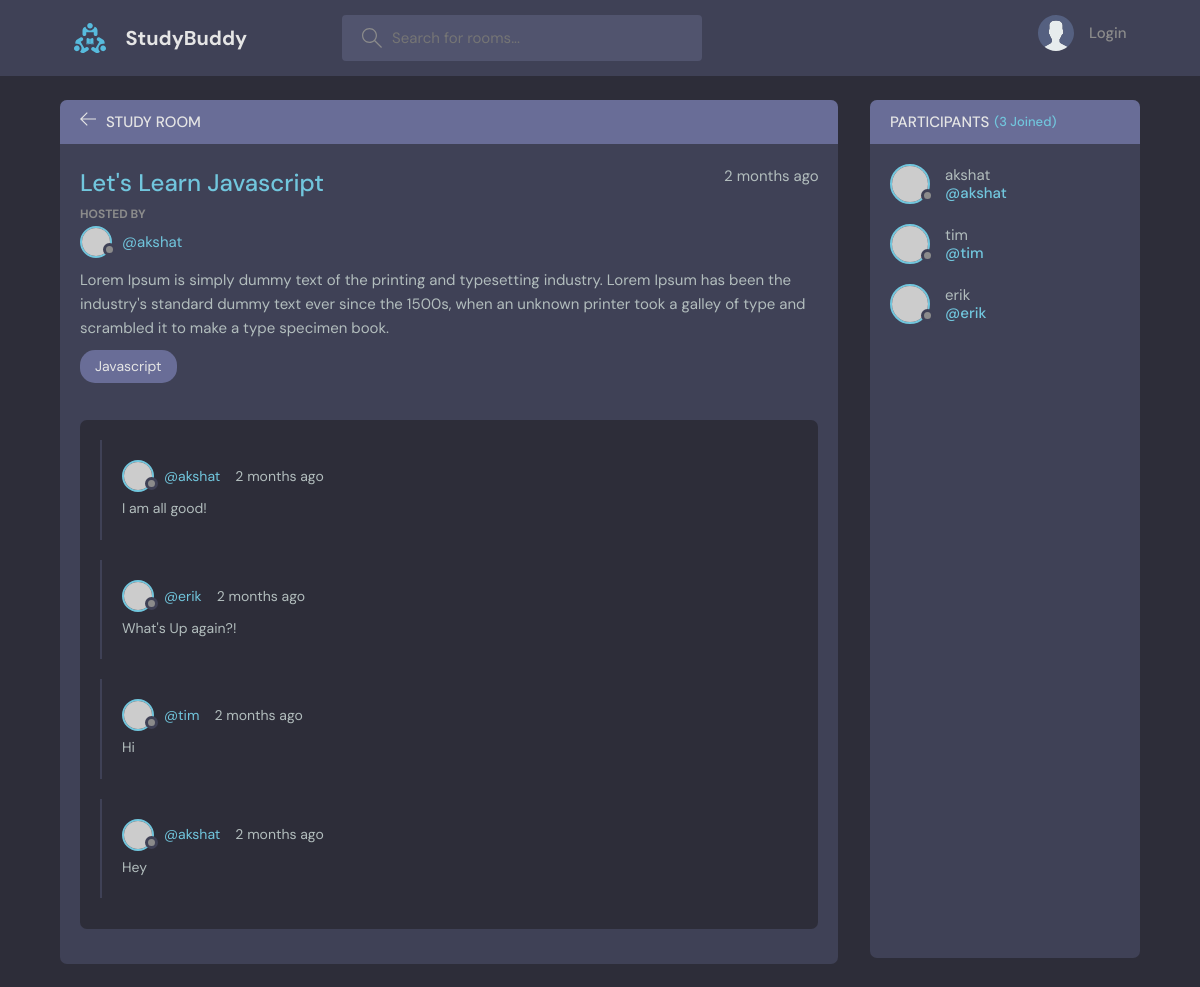
The page /room/1/ on the database its author committed.
### base/models.py (models this page shows, shortened)
class Room(models.Model):
    host = models.ForeignKey(User, on_delete=models.SET_NULL, null=True)
    topic = models.ForeignKey(Topic, on_delete=models.SET_NULL, null=True)
    name = models.CharField(max_length=200)
    description = models.TextField(null=True, blank = True)
    participants = models.ManyToManyField(User, related_name = 'participants')
    updated = models.DateTimeField(auto_now=True)
    created = models.DateTimeField(auto_now_add=True)
    class Meta:
        ordering = ['-updated','-created']
    def __str__(self):
        return self.name

class Topic(models.Model):
    name = models.CharField(max_length= 200)
    def __str__(self):
        return self.name

class Message(models.Model):
    user = models.ForeignKey(User, on_delete=models.CASCADE)
    room = models.ForeignKey(Room, on_delete=models.CASCADE)
    body = models.TextField()
    updated = models.DateTimeField(auto_now=True)
    created = models.DateTimeField(auto_now_add=True)
    class Meta:
        ordering = ['-updated','-created']

### base/views.py (the view, shortened to what this page needs)
# urls.py: path('room/<str:pk>/',views.room, name="room"),
def room(request,pk):
    room = Room.objects.get(id=pk)
    room_messages = room.message_set.all()
    participants = room.participants.all()
    context = {'room':room, 'room_messages': room_messages, 'participants': participants}
    return render(request, 'base/room.html',context)

### base/templates/base/room.html (shortened to what this page needs)
{% extends 'main.html'%}
{% block content %}
    <main class="profile-page layout layout--2">
      <div class="container">
        <div class="room">
          <div class="room__top">
            <div class="room__topLeft">
              <a href="{% url 'home' %}">
                <svg version="1.1" xmlns="http://www.w3.org/2000/svg" width="32" height="32" viewBox="0 0 32 32">
                  <title>arrow-left</title>
                  <path
                    d="M13.723 2.286l-13.723 13.714 13.719 13.714 1.616-1.611-10.96-10.96h27.625v-2.286h-27.625l10.965-10.965-1.616-1.607z"
                  ></path>
                </svg>
              </a>
              <h3>Study Room</h3>
            </div>
          </div>
          <div class="room__box scroll">
            <div class="room__header scroll">
              <div class="room__info">
                <h3>{{room}}</h3>
                <span>{{room.created|timesince}} ago</span>
              </div>
              <div class="room__hosted">
                <p>Hosted By</p>
                <a href="{% url 'user-profile' room.host.id %}" class="room__author">
                  <div class="avatar avatar--small">
                    <img src="https://randomuser.me/api/portraits/men/37.jpg" />
                  </div>
                  <span>@{{room.host}}</span>
                </a>
              </div>
              <div class="room__details">
                {{room.description}}
              </div>
              <span class="room__topics">{{room.topic}}</span>
            </div>
            <div class="room__conversation">
              <div class="threads scroll">
                {% for message in room_messages %}
                <div class="thread">
                  <div class="thread__top">
                    <div class="thread__author">
                      <a href="{% url 'user-profile' message.user.id %}" class="thread__authorInfo">
                        <div class="avatar avatar--small">
                          <img src="https://randomuser.me/api/portraits/men/37.jpg" />
                        </div>
                        <span>@{{message.user.username}}</span>
                      </a>
                      <span class="thread__date">{{message.created|timesince}} ago</span>
                    </div>
                  </div>
                  <div class="thread__details">
                    {{message.body}}
                  </div>
                </div>
                {% endfor %}
              </div>
            </div>
          </div>
        </div>
        <div class="participants">
          <h3 class="participants__top">Participants <span>({{participants.count}} Joined)</span></h3>
          <div class="participants__list scroll">
            {% for user in participants %}
            <a href="{% url 'user-profile' user.id %}" class="participant">
              <div class="avatar avatar--medium">
                <img src="https://randomuser.me/api/portraits/men/37.jpg" />
              </div>
              <p>
               {{user.username}}
                <span>@{{user.username}}</span>
              </p>
            </a>
            {% endfor%}
          </div>
        </div>
      </div>
    </main>
    {% endblock content %}

### rows shown on the page
Room: name "Let's Learn Javascript", created "2 months", host "akshat", description "Lorem Ipsum is simply dummy text of the printing and typesetting industry. Lorem Ipsum has been the industry's standard dummy text ever since the 1500s, when an unknown printer took a galley of type and scrambled it to make a type specimen book.", topic "Javascript"
Message: user.username "akshat", created "2 months", body "I am all good!"
Message: user.username "erik", created "2 months", body "What's Up again?!"
Message: user.username "tim", created "2 months", body "Hi"
Message: user.username "akshat", created "2 months", body "Hey"

### other values the page prints
{{ participants.count }} "3"
{{ user.username }} "akshat"
{{ user.username }} "tim"
{{ user.username }} "erik"
